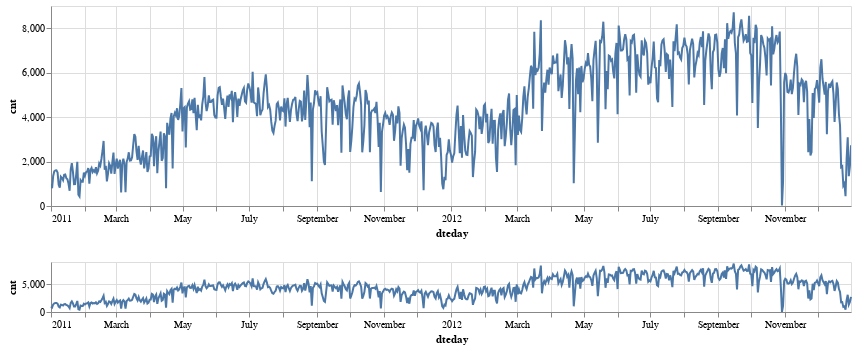

Notebook code for this chart:
### Code cell
brush = alt.selection(type='interval', encodings=['x'])

base = (alt
 .Chart(daily)
 .mark_line()
 .encode(x='dteday', y='cnt')
 .properties(width=800, height=200)
 )

overview = base.properties(height=50).add_selection(brush)
detail = base.encode(alt.X('dteday:T', scale=alt.Scale(domain=brush)))
detail & overview

### Figure 1 — Vega-Lite specification as saved in the notebook (floating-point values rounded to 4 significant figures; data arrays with more than 128 entries replaced by an {"elided": "..."} marker saying what was removed)
{"config": {"view": {"continuousWidth": 400, "continuousHeight": 300}}, "vconcat": [{"mark": "line", "encoding": {"x": {"type": "temporal", "field": "dteday", "scale": {"domain": {"selection": "selector011"}}}, "y": {"type": "quantitative", "field": "cnt"}}, "height": 200, "width": 800}, {"mark": "line", "encoding": {"x": {"type": "temporal", "field": "dteday"}, "y": {"type": "quantitative", "field": "cnt"}}, "height": 50, "selection": {"selector011": {"type": "interval", "encodings": ["x"]}}, "width": 800}], "data": {"name": "data-cbde68f5dc8d28cdaf7ab1776661ee70"}, "$schema": "https://vega.github.io/schema/vega-lite/v4.8.1.json", "datasets": {"data-cbde68f5dc8d28cdaf7ab1776661ee70": {"elided": "731 records"}}}
